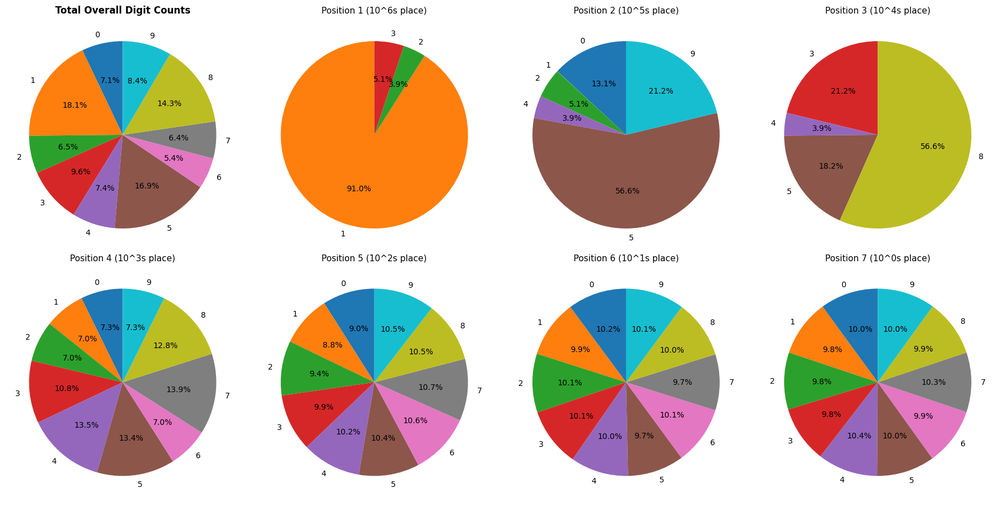
#> input picture histograms.png, 1000 x 505 px, shrunk from 1773 x 895 before the run
$ jupyter execute NoiseSummerAI.ipynb
#> lines starting #> are read from the running program, lines starting #| are printed output that depends on the picture
[cell 1]
from google.colab import files
uploaded = files.upload()
#> the answer given: histograms.png
image_path = list(uploaded.keys())[0]


import cv2
import numpy as np
import matplotlib.pyplot as plt

[cell 2]
def unsharp_mask(
    image: np.ndarray,
    kernel_size: int = 5,
    amount: float = 1.0,
) -> np.ndarray:
    blurred = cv2.GaussianBlur(image, (kernel_size, kernel_size), 0)
    sharpened = image.astype(np.float32) + amount * (
        image.astype(np.float32) - blurred.astype(np.float32)
    )
    return np.clip(sharpened, 0, 255).astype(np.uint8)

def add_salt_and_pepper_noise(
    image: np.ndarray,
    rng: np.random.Generator,
    amount_range: tuple[float, float],
    salt_ratio: float,
) -> np.ndarray:
    amount = rng.uniform(amount_range[0], amount_range[1])
    if amount <= 0:
        return image
    noisy = image.copy()
    height, width = image.shape[:2]
    mask = rng.random((height, width))
    pepper_threshold = amount * (1.0 - salt_ratio)
    salt_threshold = 1.0 - (amount * salt_ratio)
    if image.ndim == 2:
        noisy[mask < pepper_threshold] = 0
        noisy[mask > salt_threshold] = 255
    else:
        noisy[mask < pepper_threshold, :] = 0
        noisy[mask > salt_threshold, :] = 255
    return noisy


def random_blur(
    image: np.ndarray,
    rng: np.random.Generator,
    max_kernel_size: int,
    probability: float,
) -> np.ndarray:
    if max_kernel_size < 3 or rng.random() > probability:
        return image
    odd_kernel_sizes = list(range(3, max_kernel_size + 1, 2))
    kernel_size = int(rng.choice(odd_kernel_sizes))
    return cv2.GaussianBlur(image, (kernel_size, kernel_size), 0)

def show(image: np.ndarray, title: str) -> None:
    plt.figure(figsize=(5, 5))
    plt.imshow(image, cmap="gray", vmin=0, vmax=255)
    plt.title(title)
    plt.axis("off")
    plt.show()


def add_gradient_brightness(
    image: np.ndarray,
    rng: np.random.Generator,
    strength_range: tuple[int, int],
) -> np.ndarray:
    height, width = image.shape[:2]
    if height < 1 or width < 1:
        return image
    yy, xx = np.mgrid[0:height, 0:width]
    start_x = rng.uniform(0, max(1, width - 1))
    start_y = rng.uniform(0, max(1, height - 1))
    direction = rng.uniform(0, 2 * np.pi)
    projection = (xx - start_x) * np.cos(direction) + (yy - start_y) * np.sin(direction)
    projection -= projection.min()
    max_projection = projection.max()
    if max_projection > 0:
        projection /= max_projection
    strength = int(rng.integers(strength_range[0], strength_range[1] + 1))
    gradient = projection * strength
    if image.ndim == 3:
        gradient = gradient[:, :, None]
    augmented = image.astype(np.float32) + gradient
    return np.clip(augmented, 0, 255).astype(np.uint8)


def random_rotate_scale(
    image: np.ndarray,
    rng: np.random.Generator,
    max_rotation_degrees: float,
    scale_range: tuple[float, float],
) -> np.ndarray:
    height, width = image.shape[:2]
    angle = rng.uniform(-max_rotation_degrees, max_rotation_degrees)
    scale = rng.uniform(scale_range[0], scale_range[1])
    center = ((width - 1) / 2.0, (height - 1) / 2.0)
    matrix = cv2.getRotationMatrix2D(center, angle, scale)
    border_value = median_border_value(image)
    return cv2.warpAffine(
        image,
        matrix,
        (width, height),
        flags=cv2.INTER_LINEAR,
        borderMode=cv2.BORDER_CONSTANT,
        borderValue=border_value,
    )


def add_random_rectangles(
    image: np.ndarray,
    rng: np.random.Generator,
    count_range: tuple[int, int],
    brightness_range: tuple[int, int],
) -> np.ndarray:
    height, width = image.shape[:2]
    if height < 2 or width < 2:
        return image
    augmented = image.copy()
    min_count, max_count = count_range
    count = int(rng.integers(min_count, max_count + 1))
    upper_half_height = max(1, height // 2)
    for _ in range(count):
        rect_width = int(rng.integers(max(1, width // 12), max(2, width // 3) + 1))
        rect_height = int(
            rng.integers(max(1, upper_half_height // 12), max(2, upper_half_height // 3) + 1)
        )
        x1 = int(rng.integers(0, max(1, width - rect_width + 1)))
        y1 = int(rng.integers(0, max(1, upper_half_height - rect_height + 1)))
        x2 = min(width, x1 + rect_width)
        y2 = min(upper_half_height, y1 + rect_height)
        brightness_delta = int(rng.integers(brightness_range[0], brightness_range[1] + 1))
        region = augmented[y1:y2, x1:x2].astype(np.int16) + brightness_delta
        augmented[y1:y2, x1:x2] = np.clip(region, 0, 255).astype(np.uint8)
    return augmented


def median_border_value(image: np.ndarray) -> int | tuple[int, ...]:
    if image.ndim == 2:
        border = np.concatenate(
            [image[0, :], image[-1, :], image[:, 0], image[:, -1]]
        )
        return int(np.median(border))

    border = np.concatenate(
        [image[0, :, :], image[-1, :, :], image[:, 0, :], image[:, -1, :]],
        axis=0,
    )
    return tuple(int(value) for value in np.median(border, axis=0))

[cell 3]
seed = 42
max_blur_kernel_size = 31
blur_probability = 1.0
min_noise_amount = 0.15
max_noise_amount = 0.30
salt_ratio = 0.5
median_kernel_size = 5  # must be odd
unsharp_kernel_size = 5  # must be odd
unsharp_amount = 1.0
min_gradient_strength = 80
max_gradient_strength = 150
max_rotation_degrees = 25.0
min_scale = 0.7
max_scale = 1.3
min_rectangles = 3
max_rectangles = 6
min_rectangle_brightness = 80
max_rectangle_brightness = 150

[cell 4]
rng = np.random.default_rng(seed)

original = cv2.imread(image_path, cv2.IMREAD_COLOR)
#> original is the input picture: shape (505, 1000, 3); mean B, G, R 181.2, 196.7, 209.8
if original is None:
    raise FileNotFoundError(f"Failed to load image: {image_path}")

gray = cv2.cvtColor(original, cv2.COLOR_BGR2GRAY)
show(gray, "Step 0: loaded image (grayscale)")

# === Pipeline A: Gaussian blur only ===
blurred = random_blur(gray, rng, max_blur_kernel_size, blur_probability)
show(blurred, "Pipeline A - Step 1: Gaussian blur")

denoised_a = cv2.medianBlur(blurred, median_kernel_size)
show(denoised_a, f"Pipeline A - Step 2: after medianBlur (k={median_kernel_size})")

sharpened_a = unsharp_mask(denoised_a, unsharp_kernel_size, unsharp_amount)
#> in unsharp_mask, `sharpened = image.astype(np.float32) + amount * ( image.astype(np.floa..`:
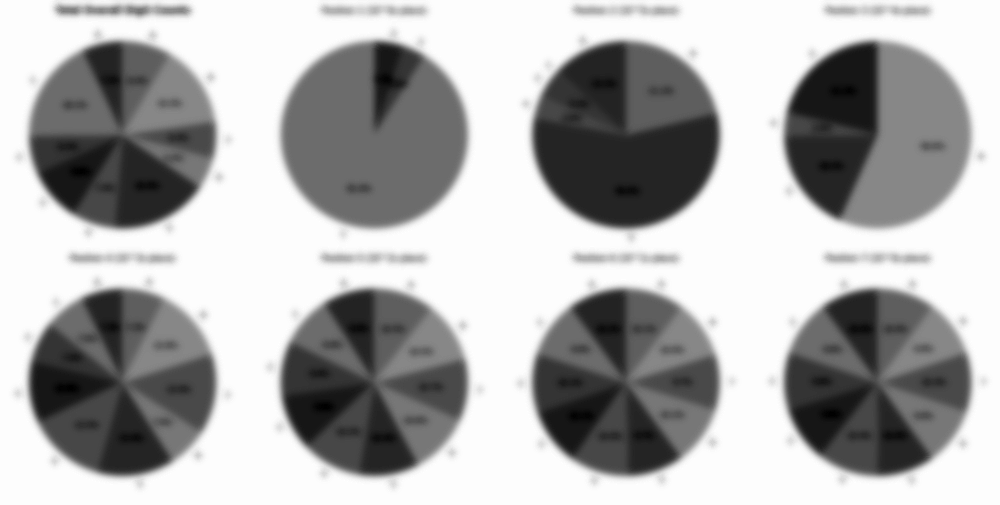
#> sharpened: shape (505, 1000) float32; min 75, max 256, mean 198.9; drawn with min black and max white
show(sharpened_a, f"Pipeline A - Step 3: after unsharp masking (amount={unsharp_amount})")

# === Pipeline B: Salt & Pepper only ===
noisy = add_salt_and_pepper_noise(
    gray, rng, (min_noise_amount, max_noise_amount), salt_ratio
)
#> in add_salt_and_pepper_noise, `noisy[mask > salt_threshold] = 255`:
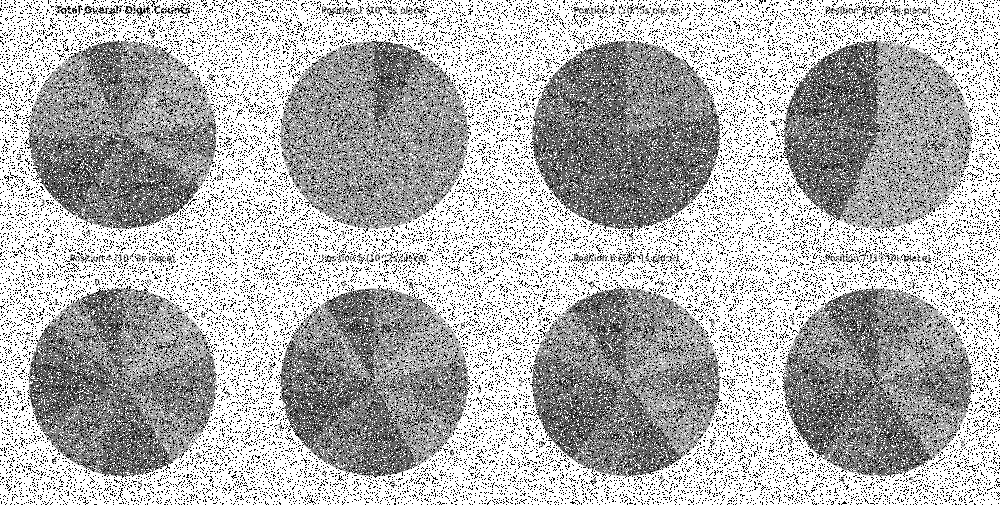
#> noisy: shape (505, 1000); min 0, max 255, mean 178.9
show(noisy, "Pipeline B - Step 1: Salt & Pepper")

denoised_b = cv2.medianBlur(noisy, median_kernel_size)
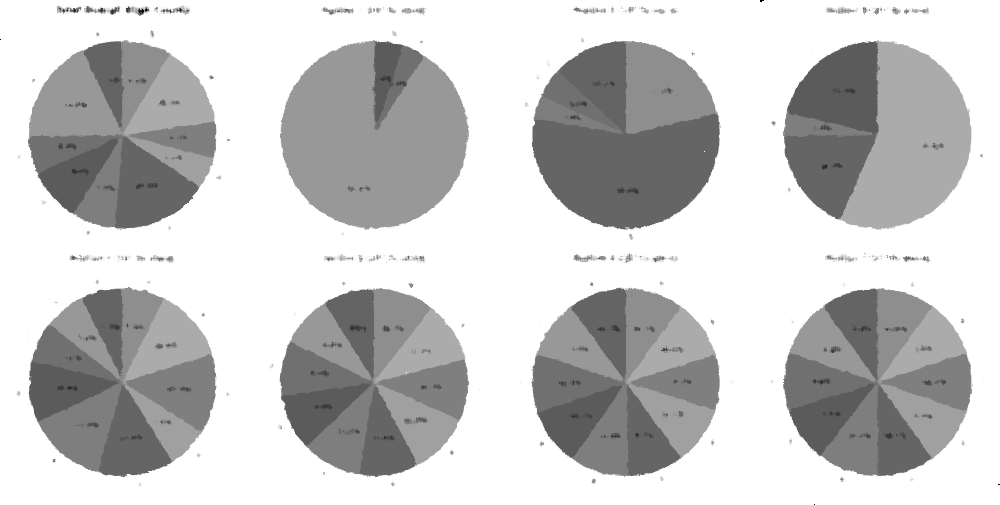
#> denoised_b: shape (505, 1000); min 0, max 255, mean 199.7
show(denoised_b, f"Pipeline B - Step 2: after medianBlur (k={median_kernel_size})")

sharpened_b = unsharp_mask(denoised_b, unsharp_kernel_size, unsharp_amount)
#> call 2 of unsharp_mask, with kernel_size = 5, amount = 1
#> in unsharp_mask (call 2), `sharpened = image.astype(np.float32) + amount * ( image.astype(np.floa..`:
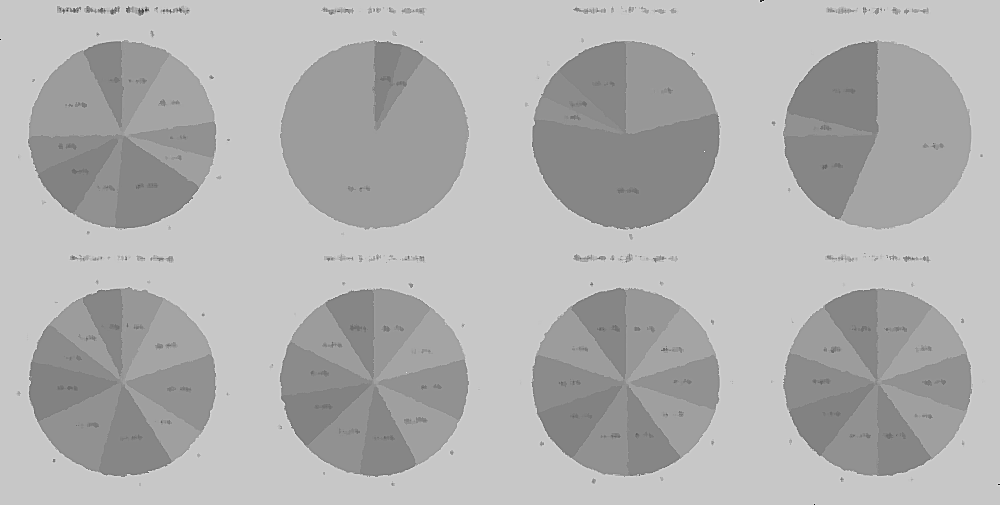
#> sharpened: shape (505, 1000) float32; min -219, max 387, mean 199.7; drawn with min black and max white
show(sharpened_b, f"Pipeline B - Step 3: after unsharp masking (amount={unsharp_amount})")

[cell 5]
gradient_img = add_gradient_brightness(
    gray, rng, (min_gradient_strength, max_gradient_strength)
)
#> in add_gradient_brightness, `augmented = image.astype(np.float32) + gradient`:
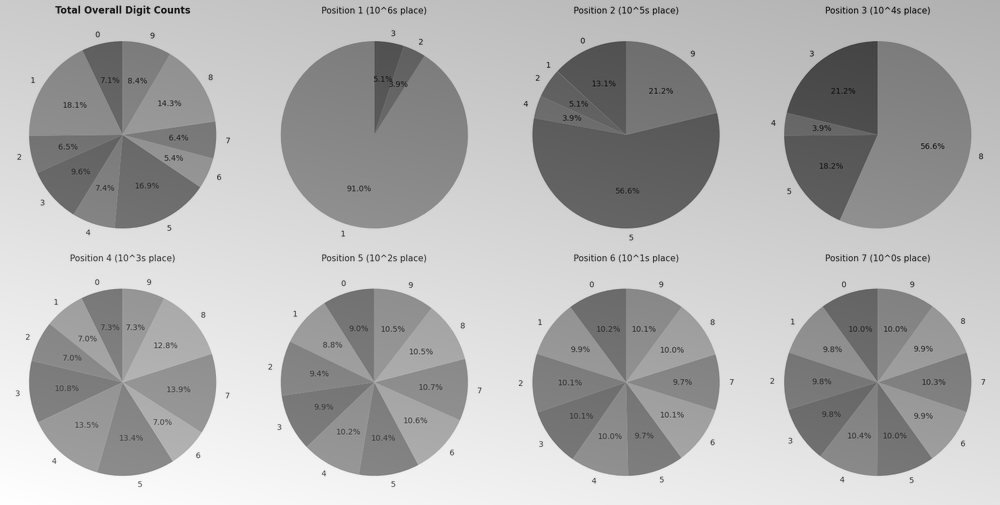
#> augmented: shape (505, 1000) float64; min 4.95, max 366, mean 254.3; drawn with min black and max white
#> in add_gradient_brightness, `return np.clip(augmented, 0, 255).astype(np.uint8)`:
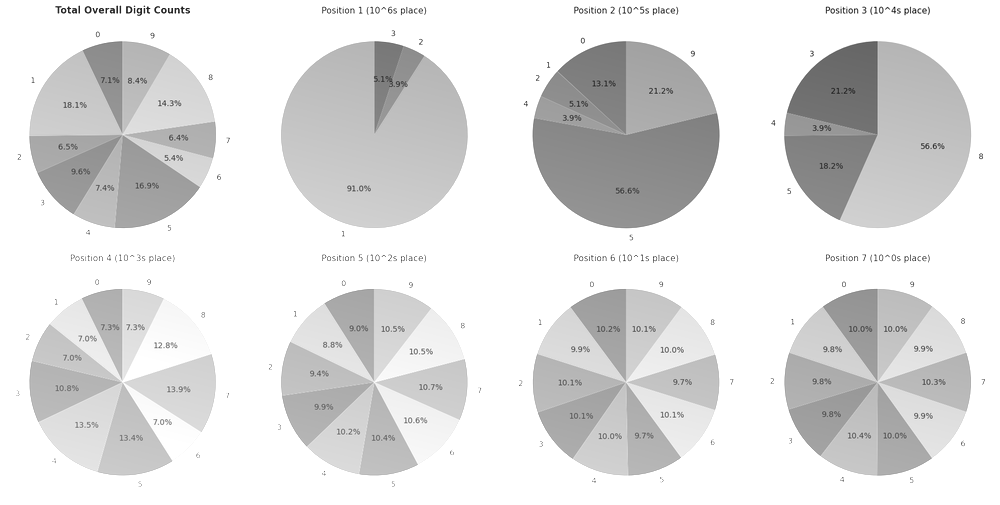
#> returned value: shape (505, 1000); min 4, max 255, mean 223.8
show(gradient_img, "Pipeline C - Step 1: Gradient brightness")

[cell 6]
rotated_scaled_img = random_rotate_scale(
    gray, rng, max_rotation_degrees, (min_scale, max_scale)
)
#> in median_border_value, `border = np.concatenate( [image[0, :], image[-1, :], image[:, 0], imag..`: border = 3010 values from 255 to 255
#> in random_rotate_scale, `border_value = median_border_value(image)`: border_value = 255
#> in random_rotate_scale, `return cv2.warpAffine( image, matrix, (width, height), flags=cv2.INTER..`:
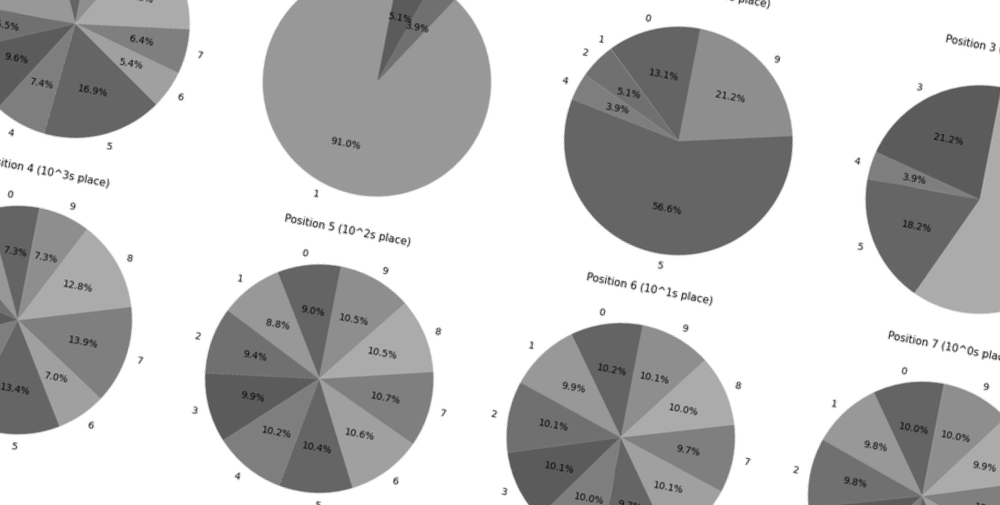
#> returned value: shape (505, 1000); min 23, max 255, mean 191.7
show(rotated_scaled_img, "Pipeline D - Step 1: Rotation + Scale")

# === Pipeline E: Random brightness rectangles only ===
rectangles_img = add_random_rectangles(
    gray, rng, (min_rectangles, max_rectangles),
    (min_rectangle_brightness, max_rectangle_brightness),
)
#> the loop in add_random_rectangles, `for _ in range(count):` made 5 passes
#> pass 1, in add_random_rectangles, `region = augmented[y1:y2, x1:x2].astype(np.int16) + brightness_delta`:
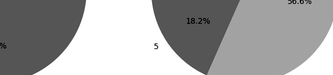
#> region: shape (75, 333) int16; min 117, max 348, mean 265.7; drawn with min black and max white
#> after the loop in add_random_rectangles, `for _ in range(count):`:
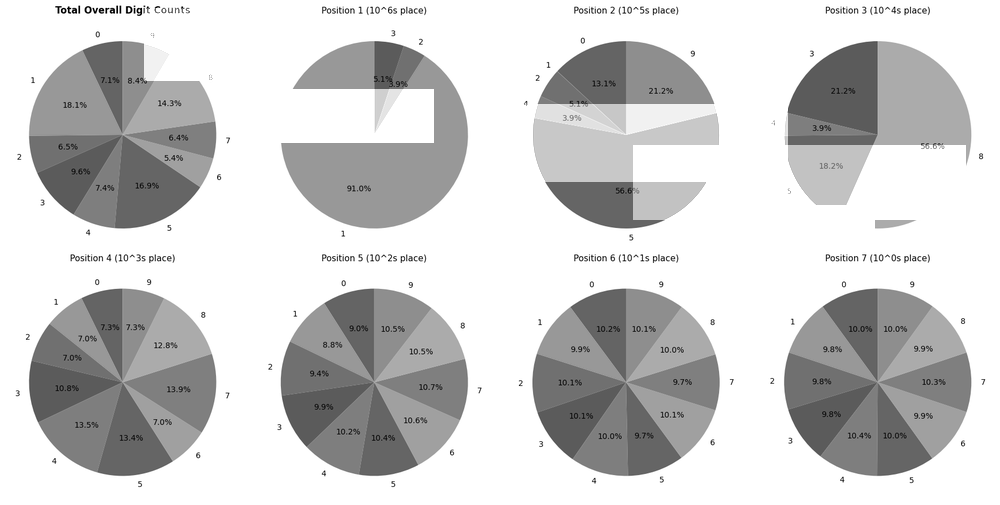
#> augmented: shape (505, 1000); min 0, max 255, mean 206.4
#> after the loop in add_random_rectangles, `for _ in range(count):`:
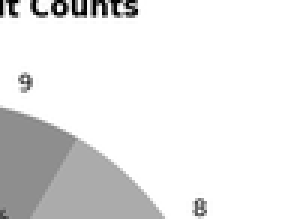
#> region: shape (73, 94) int16 (shown 3 times larger); min 99, max 354, mean 329.7; drawn with min black and max white
